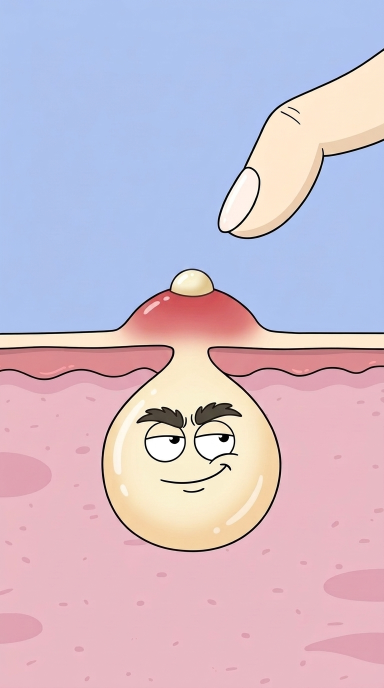
#> input picture nemonet/reels/pimple/1-1.jpg, 768 x 1376 px (shown at 1/2 size); its folder holds 4 pictures in this run
$ python build.py
#> lines starting #> are read from the running program, lines starting #| are printed output that depends on the picture; after the words box and inside, x2 and y2 are one past the last pixel; in counts of white or black regions, pixels touching at a corner belong together
"""Nemonet pimple reel ("don't squeeze it") – full build.
python3 -I build.py out.mp4 [--preview start end]

Lip-sync composites ONLY the mouth/face box of the open image onto the closed
pose image, so hands and bodies come from one image per pose and never jitter.
"""
import sys, os, math, subprocess
import numpy as np
from PIL import Image, ImageDraw, ImageFont, ImageFilter
from scipy import ndimage

HERE = os.path.dirname(os.path.abspath(__file__)) + "/"
REPO = os.path.abspath(HERE + "../../..") + "/"          # .../nemonet/
IMG = REPO + "reels/pimple/"
AUD = IMG
FONT = REPO + "IRANYekanWebBlack.woff2"
W, H, FPS = 1080, 1920, 30
OUT = sys.argv[1] if len(sys.argv) > 1 and not sys.argv[1].startswith("--") else "pimple_reel.mp4"
PREVIEW = None
if "--preview" in sys.argv:
    i = sys.argv.index("--preview"); PREVIEW = (float(sys.argv[i + 1]), float(sys.argv[i + 2]))


# ---------------------------------------------------------------- audio utils
# [5 lines left out: function pcm, not called in this run]


def adur(path):
    return float(subprocess.run(["ffprobe", "-v", "error", "-show_entries", "format=duration", "-of", "csv=p=0", path],
                                capture_output=True, text=True).stdout)


# [11 lines left out: functions rms_frames, voiced_span, not called in this run]


# ---------------------------------------------------------------- images
IMS = {}
def img(key):
    if key not in IMS:
        im = Image.open(IMG + key + ".jpg").convert("RGB")
        w, h = im.size; th = round(w * 16 / 9); top = (h - th) // 2
        IMS[key] = im.crop((0, top, w, top + th))
    return IMS[key]


def mouth_box(a, b, region, thr=40, pad=14):
    A = np.asarray(img(a).convert("L")).astype(int); B = np.asarray(img(b).convert("L")).astype(int)
    x0, y0, x1, y1 = region
    d = np.abs(A[y0:y1, x0:x1] - B[y0:y1, x0:x1]) > thr
    d = ndimage.binary_opening(d, iterations=1)
    ys, xs = np.nonzero(d)
    if len(xs) == 0: return None
    return (x0 + xs.min() - pad, y0 + ys.min() - pad, x0 + xs.max() + pad, y0 + ys.max() + pad)


def feather_paste(dst, src, box, blur=8):
    m = Image.new("L", dst.size, 0)
    ImageDraw.Draw(m).rounded_rectangle(box, radius=18, fill=255)
    m = m.filter(ImageFilter.GaussianBlur(blur))
    return Image.composite(src, dst, m)


def face_swap(base, donor, region, name):
    """base pose + only the face region of donor -> new image key."""
    box = mouth_box(base, donor, region)
    IMS[name] = feather_paste(img(base), img(donor), box) if box else img(base)
    return name


# face search regions (768x1365 source coords)
R_PIMPLE = (230, 770, 530, 1100)
R_TWEEZ = (150, 250, 340, 420)
R_NEW = (595, 800, 720, 940)
R_DEEP = (330, 650, 540, 850)
R_PAT = (150, 335, 310, 545)
R_DOC = (480, 335, 635, 505)

# open composites: closed pose + open face only
O = {}
O["1a"] = face_swap("1-1", "1-2", R_PIMPLE, "1-1o")
#> in img, im is the input picture: PIL image 768x1376 RGB; mean R, G, B 205, 188.5, 205.7
#> call 2 of img, with key = '1-2'
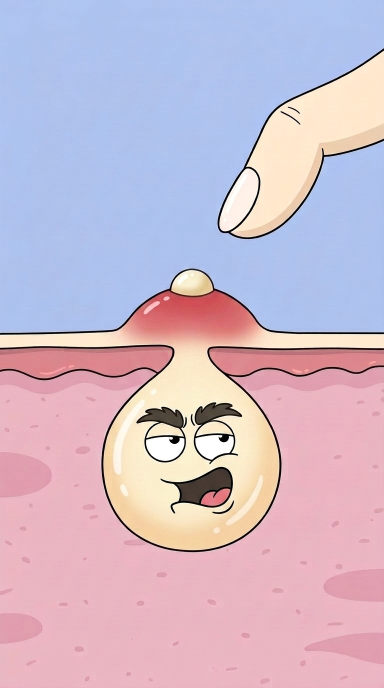
#> input picture nemonet/reels/pimple/1-2.jpg, 768 x 1376 px (shown at 1/2 size)
#> in img, im is the input picture: PIL image 768x1376 RGB; mean R, G, B 204.6, 185.5, 203.3
#> in mouth_box, `d = np.abs(A[y0:y1, x0:x1] - B[y0:y1, x0:x1]) > thr`: d: shape (330, 300) bool; 7% white; 5 white regions (2 under 20 px), largest, box (x1, y1, x2, y2) and area: (98, 152, 236, 252) 6686, (194, 225, 238, 253) 219, (99, 185, 129, 190) 46
#> in mouth_box, `d = ndimage.binary_opening(d, iterations=1)`:
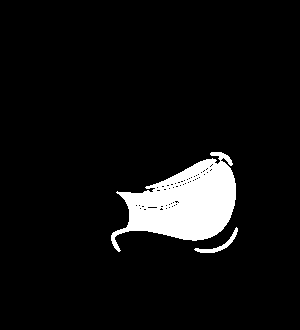
#> d: shape (330, 300) bool; 6.9% white; 2 white regions, box (x1, y1, x2, y2) and area: (111, 152, 236, 252) 6625, (194, 227, 238, 253) 215
#> in mouth_box, `ys, xs = np.nonzero(d)`: ys = 6840 values from 152 to 252; xs = 6840 values, max 237 at index 5866, min 111 at index 6395, mean 185.9
#> in face_swap, `box = mouth_box(base, donor, region)`: box = (327, 908, 481, 1036)
#> in feather_paste, `m = Image.new("L", dst.size, 0)`: m: PIL image 768x1365 L; every value is 0
#> in feather_paste, `ImageDraw.Draw(m).rounded_rectangle(box, radius=18, fill=255)`: m: PIL image 768x1365 L; 1.9% white; 1 white region, box (x1, y1, x2, y2) and area: (327, 908, 482, 1037) 19699
O["1b"] = face_swap("1-4", "1-3", R_PIMPLE, "1-4o")
#> call 2 of mouth_box, with a = '1-4', b = '1-3', region = (230, 770, 530, 1100), thr = 40, pad = 14
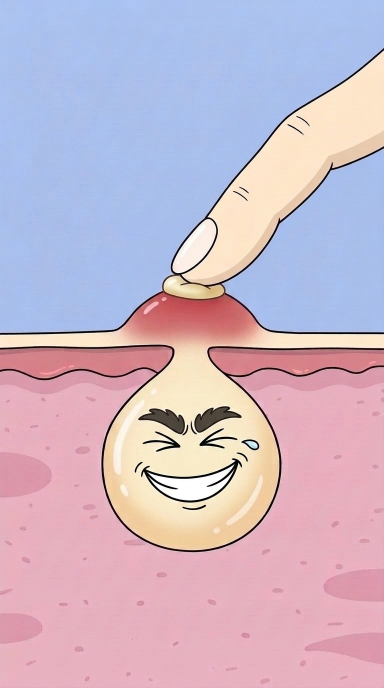
#> input picture nemonet/reels/pimple/1-4.jpg, 768 x 1376 px (shown at 1/2 size)
#> in img, im is the input picture: PIL image 768x1376 RGB; mean R, G, B 202.4, 182.7, 200.9
#> in mouth_box (call 2), `A = np.asarray(img(a).convert('L')).astype(int)`:
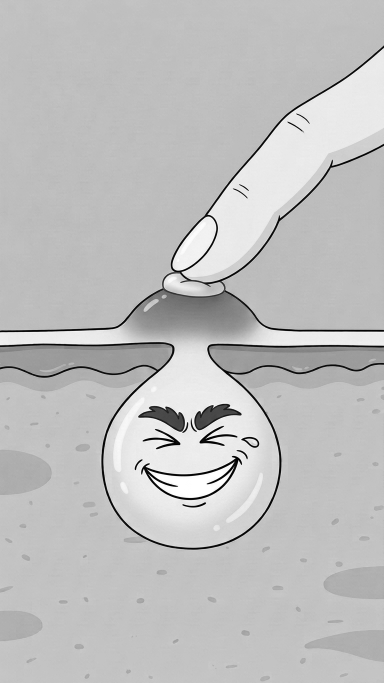
#> A: shape (1365, 768) int64 (shown at 1/2 size); min 0, max 255, mean 190.7
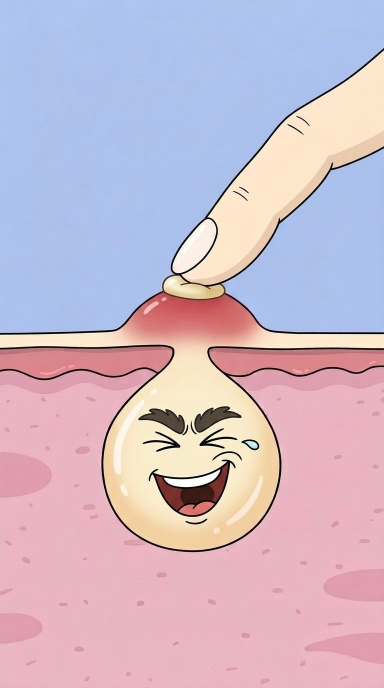
#> input picture nemonet/reels/pimple/1-3.jpg, 768 x 1376 px (shown at 1/2 size)
#> in img, im is the input picture: PIL image 768x1376 RGB; mean R, G, B 204.4, 184.7, 201.5
#> in mouth_box (call 2), `d = np.abs(A[y0:y1, x0:x1] - B[y0:y1, x0:x1]) > thr`: d: shape (330, 300) bool; 9.6% white; 8 white regions (4 under 20 px), largest, box (x1, y1, x2, y2) and area: (52, 141, 254, 259) 8858, (194, 127, 266, 149) 356, (141, 262, 185, 274) 172, (39, 148, 56, 171) 98
#> in mouth_box (call 2), `d = ndimage.binary_opening(d, iterations=1)`:
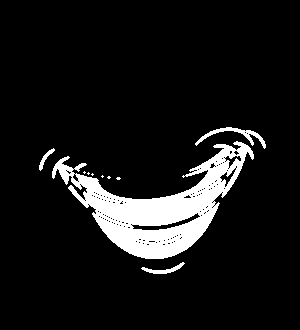
#> d: shape (330, 300) bool; 9.2% white; 10 white regions (6 under 20 px), largest, box (x1, y1, x2, y2) and area: (52, 141, 254, 259) 8480, (195, 127, 266, 149) 351, (141, 262, 185, 274) 170, (39, 148, 55, 171) 97
#> in mouth_box (call 2), `ys, xs = np.nonzero(d)`: ys = 9137 values from 127 to 273; xs = 9137 values, max 265 at index 380, min 39 at index 1126, mean 160.1
#> call 2 of feather_paste, with box = (255, 883, 509, 1057), blur = 8
#> in feather_paste (call 2), `ImageDraw.Draw(m).rounded_rectangle(box, radius=18, fill=255)`:
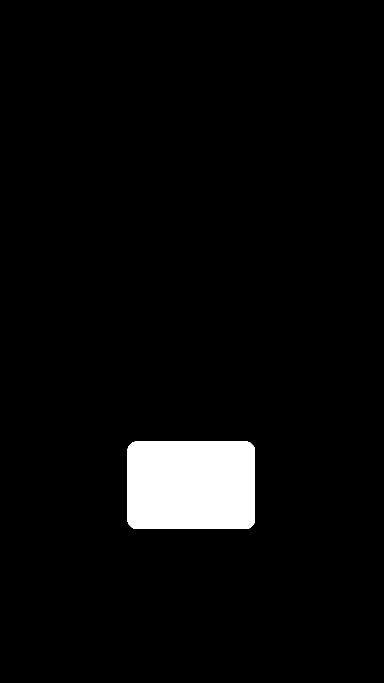
#> m: PIL image 768x1365 L (shown at 1/2 size); 4.2% white; 1 white region, box (x1, y1, x2, y2) and area: (255, 883, 510, 1058) 44329
O["2a"] = face_swap("2-1", "2-2", R_TWEEZ, "2-1o")
#> (the run stopped early here; a loop or call above may not have finished)
